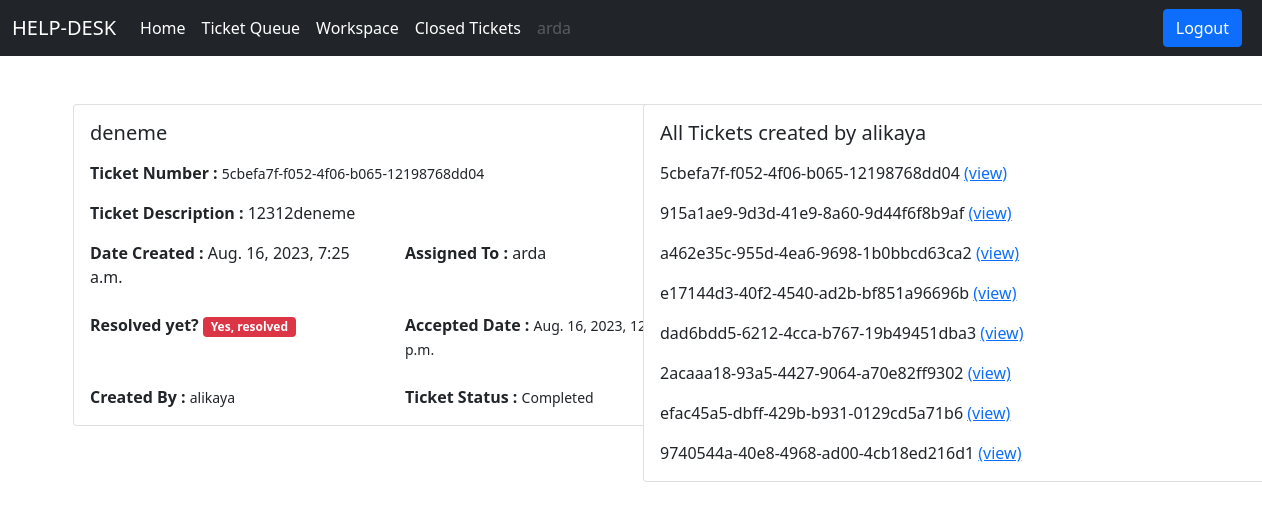
Screenshot of /ticket/ticket-details/2/ (signed in) with the database file from the repository.
### users/models.py (models this page shows)
class User(AbstractUser):
    is_customer = models.BooleanField(default=False)
    is_manager = models.BooleanField(default=False)
    def __str__(self):
        return self.username

### ticket/models.py (models this page shows, shortened)
class Ticket(models.Model):
    status_choices = (
        ('Active', 'Active'),
        ('Complated', 'Complated'),
        ('Pending', 'Pending')
    )
    ticket_number = models.UUIDField(default=uuid.uuid4)
    title = models.CharField(max_length=100)
    description = models.TextField()
    created_by = models.ForeignKey(User, on_delete=models.CASCADE, related_name='created_by')
    date_created = models.DateTimeField(auto_now_add=True)
    assigned_to = models.ForeignKey(User, on_delete=models.DO_NOTHING, null=True, blank=True)
    is_resolved = models.BooleanField(default=False)
    accepted_date = models.DateTimeField(null=True, blank=True)
    closed_date = models.DateTimeField(null =True, blank =True)
    ticket_status = models.CharField(max_length=15, choices=status_choices)

### ticket/views.py (the view)
# urls.py: path('ticket-details/<int:pk>/', views.ticket_details, name='ticket-details'),
@login_required
def ticket_details(request, pk):
    ticket = Ticket.objects.get(pk=pk)
    t = User.objects.get(username=ticket.created_by)
    tickets_per_user = t.created_by.all()
    context = {'ticket':ticket, 'tickets_per_user' : tickets_per_user}
    return render(request, 'ticket/ticket_details.html', context)

### templates/ticket/ticket_details.html (shortened to what this page needs)
{% extends 'base.html' %}
{% block content %}
<div class="row">
    <div class="col-md-6">
        <div class="card mx-auto" style="width: 40rem;">
            <div class="card-body">
                <h5 class="card-title mb-3">{{ticket.title}}</h5>
                <p><b>Ticket Number : </b><small>{{ticket.ticket_number}}</small></p>
                <p class="card-text"><b>Ticket Description : </b>{{ticket.description}}</p>
                <div class="row">
                    <div class="col">
                        <b>Date Created :</b> {{ticket.date_created}}
                    </div>
                    <div class="col">
                        <b>Assigned To :</b> {{ticket.assigned_to}}
                    </div>
                </div> <br>
                <div class="row">
                    <div class="col">
                        {% if ticket.is_resolved %}
                        <b>Resolved yet? </b> <span class="badge bg-danger">Yes, resolved</span>
                        {% else %}
                        <b>Resolved? </b> <span class="badge bg-success">Not Yet</span>
                        {% endif %}
                    </div>
                    <div class="col">
                        <b>Accepted Date : </b> <small>{{ticket.accepted_date}}</small>
                    </div>
                </div><br>
                <div class="row">
                    <div class="col">
                        <b>Created By : </b> <small>{{ticket.created_by}}</small>
                    </div>
                    <div class="col">
                        <b>Ticket Status : </b> <small>{{ticket.ticket_status}}</small>
                    </div>
                </div>
            </div>
        </div>
    </div>
    <div class="col-md-6">
        <div class="card mx-auto" style="width: 40rem;">
            <div class="card-body">
                <h5 class="card-title mb-3">All Tickets created by {{ticket.created_by}}</h5>
                {% for ticket in tickets_per_user %}
                <p class="card-text">{{ticket.ticket_number}} <a href="{% url 'ticket-details' ticket.pk %}">(view)</a>
                </p>
                {% endfor %}
            </div>
        </div>
    </div>
</div>
<br>
{% endblock content %}

### templates/base.html (shortened to what this page needs)
<!DOCTYPE html>
<html lang="en">
<head>
    <link href="https://cdn.jsdelivr.net/npm/bootstrap@5.0.2/dist/css/bootstrap.min.css" rel="stylesheet"
>
</head>
<body>
    {% if request.user.is_customer %}
    <nav class="navbar navbar-expand-lg navbar-dark bg-dark">
        <div class="container-fluid">
            <a class="navbar-brand" href="/">HELP-DESK</a>
            <button class="navbar-toggler" type="button" data-bs-toggle="collapse"
                data-bs-target="#navbarSupportedContent" aria-controls="navbarSupportedContent" aria-expanded="false"
                aria-label="Toggle navigation">
                <span class="navbar-toggler-icon"></span>
            </button>
            <div class="collapse navbar-collapse" id="navbarSupportedContent">
                <ul class="navbar-nav me-auto mb-2 mb-lg-0">
                    <li class="nav-item">
                        <a class="nav-link active" aria-current="page" href="/">Home</a>
                    </li>
                    <li class="nav-item">
                        <a class="nav-link active" href="{% url 'create-ticket' %}">Create Ticket</a>
                    </li>
                    <li class="nav-item">
                        <a class="nav-link active" aria-current="page" href="{% url 'all-tickets' %}">View Tickets</a>
                    </li>
                    <li class="nav-item">
                        <a class="nav-link disabled" href="#" tabindex="-1"
                            aria-disabled="true">{{request.user.username}}</a>
                    </li>
                </ul>
                <a href="{% url 'logout' %}" class="btn btn-primary me-2">Logout</a>
            </div>
        </div>
    </nav>
    {% elif request.user.is_manager %}
    <nav class="navbar navbar-expand-lg navbar-dark bg-dark">
        <div class="container-fluid">
            <a class="navbar-brand" href="/">HELP-DESK</a>
            <div class="collapse navbar-collapse" id="navbarSupportedContent">
                <ul class="navbar-nav me-auto mb-2 mb-lg-0">
                    <li class="nav-item">
                        <a class="nav-link active" aria-current="page" href="/">Home</a>
                    </li>
                    <li class="nav-item">
                        <a class="nav-link active" href="{% url 'ticket-queue' %}">Ticket Queue</a>
                    </li>
                    <li class="nav-item">
                        <a class="nav-link active" href="{% url 'workspace' %}">Workspace</a>
                    </li>
                    <li class="nav-item">
                        <a class="nav-link active" href="{% url 'all-closed-tickets' %}">Closed Tickets</a>
                    </li>
                    <li class="nav-item">
                        <a class="nav-link disabled" href="#" tabindex="-1"
                            aria-disabled="true">{{request.user.username}}</a>
                    </li>
                </ul>
                <a href="{% url 'logout' %}" class="btn btn-primary me-2">Logout</a>
            </div>
        </div>
    </nav>
    {% endif%}
    <div class="container mt-5">
        {% block content %}
        {% endblock content %}
    </div>
</body>
</html>

### rows the page displays
User: user.username "arda"
Ticket: title "deneme", ticket_number "5cbefa7f-f052-4f06-b065-12198768dd04", description "12312deneme", date_created "Aug. 16, 2023, 7:25 a.m.", assigned_to "arda", accepted_date "Aug. 16, 2023, 12:04 p.m.", created_by "alikaya", ticket_status "Completed"
Ticket: ticket_number "915a1ae9-9d3d-41e9-8a60-9d44f6f8b9af"
Ticket: ticket_number "a462e35c-955d-4ea6-9698-1b0bbcd63ca2"
Ticket: ticket_number "e17144d3-40f2-4540-ad2b-bf851a96696b"
Ticket: ticket_number "dad6bdd5-6212-4cca-b767-19b49451dba3"
Ticket: ticket_number "2acaaa18-93a5-4427-9064-a70e82ff9302"
Ticket: ticket_number "efac45a5-dbff-429b-b931-0129cd5a71b6"
Ticket: ticket_number "9740544a-40e8-4968-ad00-4cb18ed216d1"
